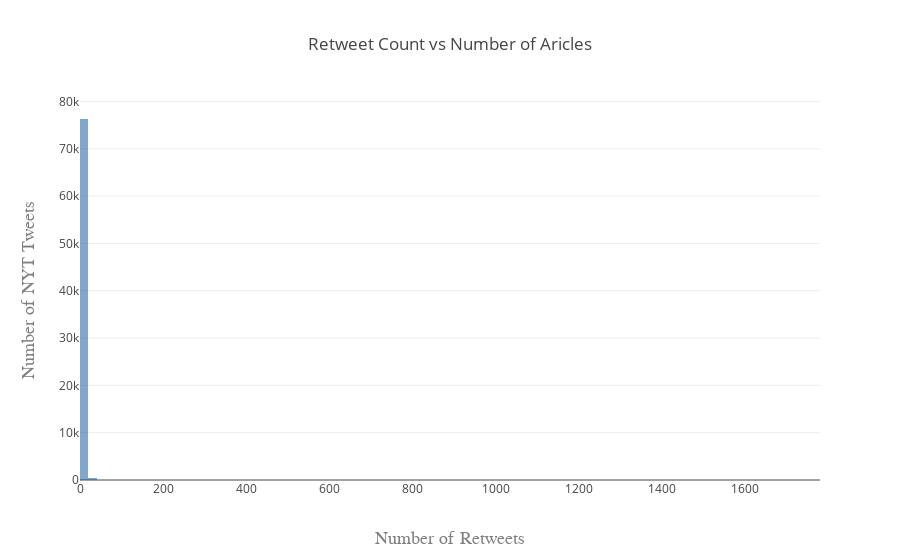

Notebook source saved alongside this figure:
### Markdown cell above
#### The number of retweets for each NYT posts 

From the graph below we can see that

### Code cell
import plotly as py
import plotly.graph_objs as go
py.offline.init_notebook_mode(connected=True)

data = [go.Histogram(x=df.retweet_count, 
                     marker=dict(color='rgb(8, 81, 156)'), 
                     nbinsx = 100, opacity = .50)]

layout = go.Layout(
    title='Retweet Count vs Number of Aricles ',
    xaxis=dict(
        title='Number of Retweets',
        titlefont=dict(
            family='Courier New, monospace',
            size=18,
            color='#7f7f7f'
        )
    ),
    yaxis=dict(
        title='Number of NYT Tweets',
        titlefont=dict(
            family='Courier New, monospace',
            size=18,
            color='#7f7f7f'
        )
    )
)

py.offline.iplot(go.Figure(data=data, layout=layout), filename='basic histogram')

### Figure 1 — Plotly figure (JSON) as saved in the notebook; plotly's stock layout.template omitted (floating-point values rounded to 4 significant figures; data arrays with more than 128 entries replaced by an {"elided": "..."} marker saying what was removed)
{"data": [{"marker": {"color": "rgb(8, 81, 156)"}, "nbinsx": 100, "opacity": 0.5, "type": "histogram", "uid": "5721ee9e-3e8a-11e9-a756-f21898649618", "x": {"elided": "76913 int values"}}], "layout": {"title": "Retweet Count vs Number of Aricles ", "xaxis": {"title": "Number of Retweets", "titlefont": {"color": "#7f7f7f", "family": "Courier New, monospace", "size": 18}}, "yaxis": {"title": "Number of NYT Tweets", "titlefont": {"color": "#7f7f7f", "family": "Courier New, monospace", "size": 18}}}}
